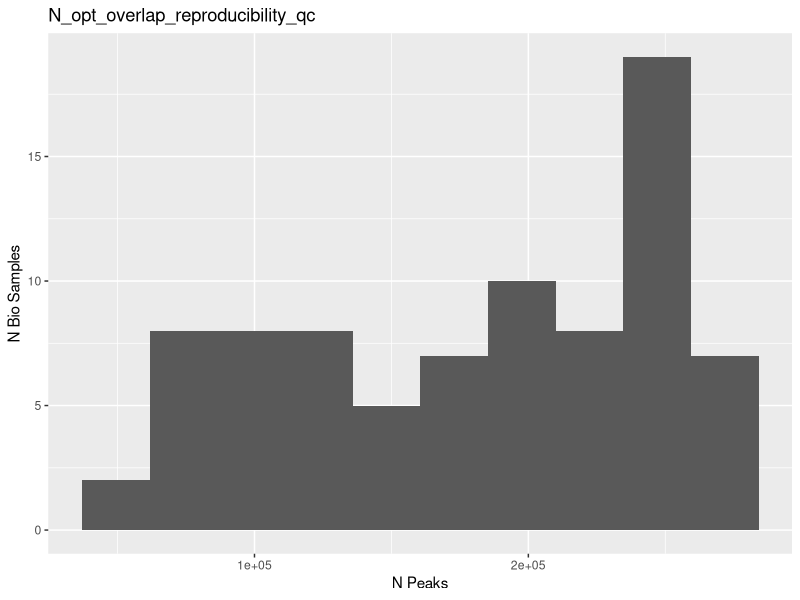
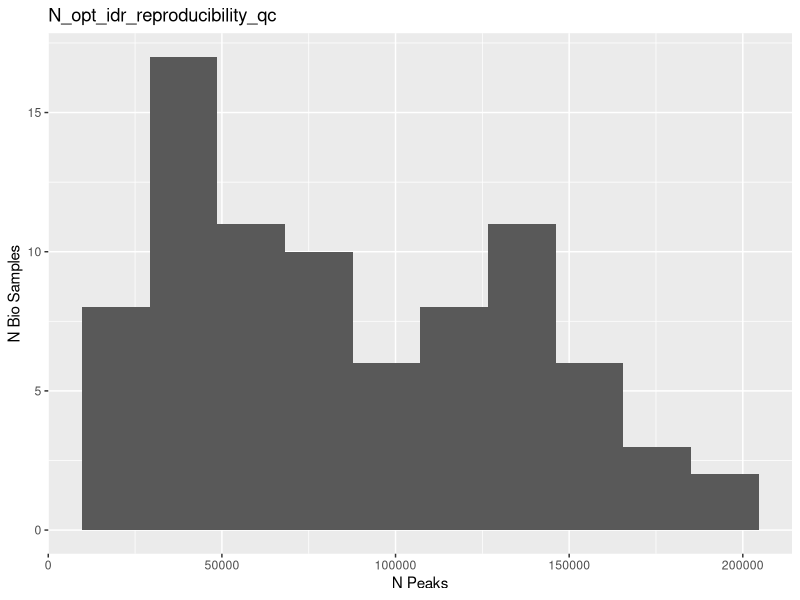
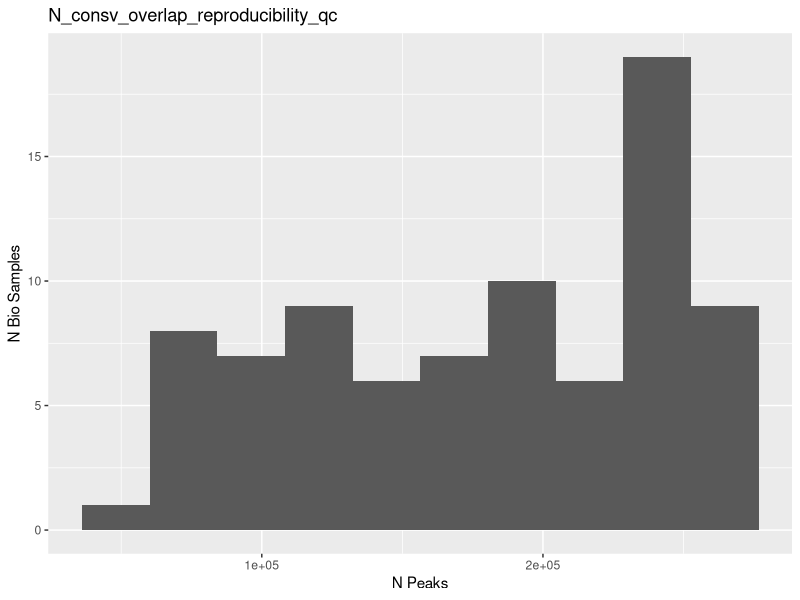
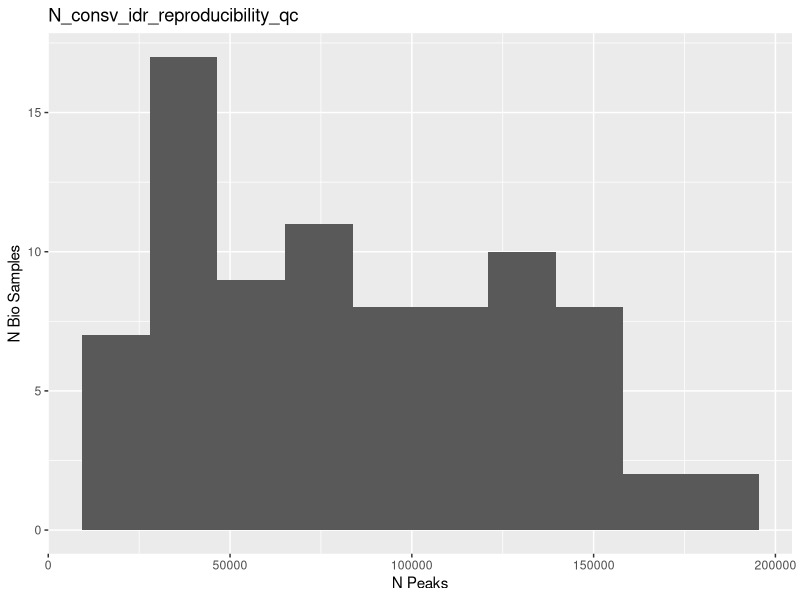
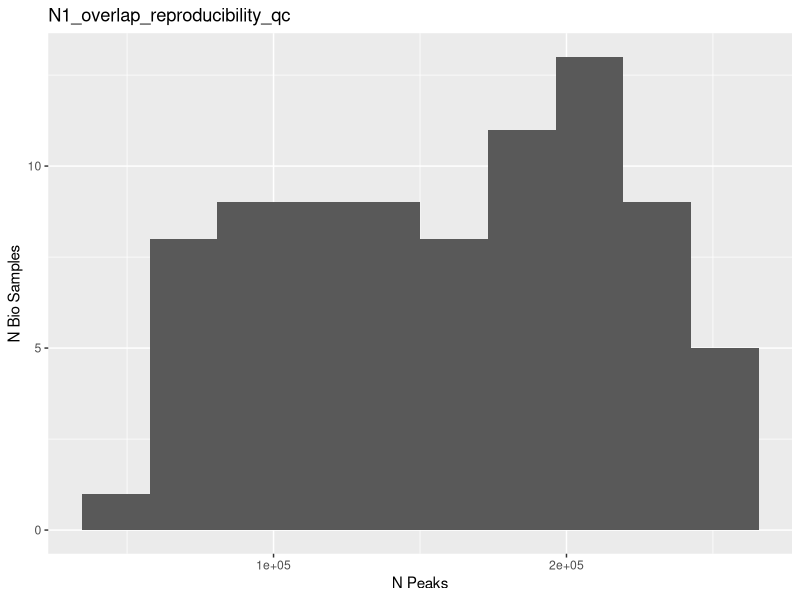
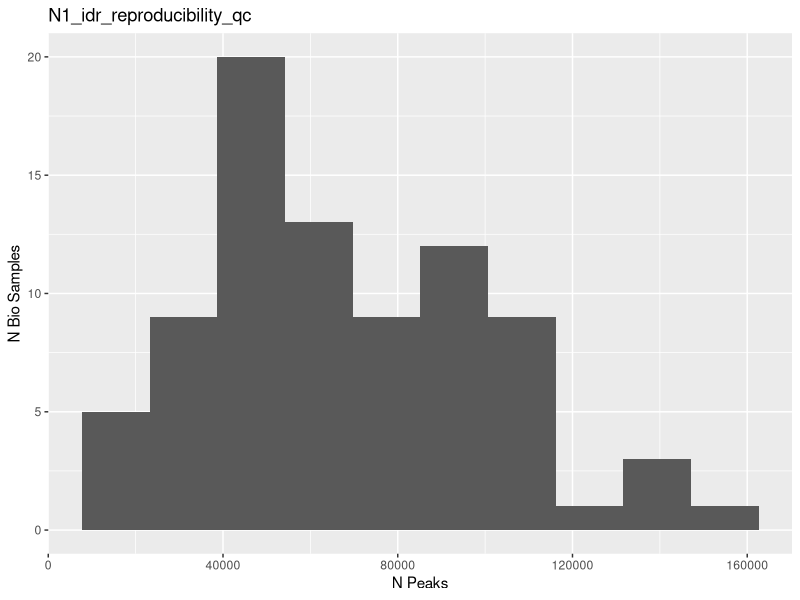

Here is the R script that generated these plots, in order:
rm(list=ls())
library(ggplot2)
data=read.table("report.txt",header=TRUE,sep='\t')

p1=ggplot(data=data,
       aes(x=data$N_opt_overlap_reproducibility_qc))+
  geom_histogram(bins=10)+
  xlab("N Peaks")+
  ylab("N Bio Samples")+
  ggtitle("N_opt_overlap_reproducibility_qc")

p2=ggplot(data=data,
          aes(x=data$N_opt_idr_reproducibility_qc))+
  geom_histogram(bins=10)+
  xlab("N Peaks")+
  ylab("N Bio Samples")+
  ggtitle("N_opt_idr_reproducibility_qc")


p3=ggplot(data=data,
          aes(x=data$N_consv_overlap_reproducibility_qc))+
  geom_histogram(bins=10)+
  xlab("N Peaks")+
  ylab("N Bio Samples")+
  ggtitle("N_consv_overlap_reproducibility_qc")

p4=ggplot(data=data,
          aes(x=data$N_consv_idr_reproducibility_qc))+
  geom_histogram(bins=10)+
  xlab("N Peaks")+
  ylab("N Bio Samples")+
  ggtitle("N_consv_idr_reproducibility_qc")

p5=ggplot(data=data,
          aes(x=data$N1_overlap_reproducibility_qc))+
  geom_histogram(bins=10)+
  xlab("N Peaks")+
  ylab("N Bio Samples")+
  ggtitle("N1_overlap_reproducibility_qc")

p6=ggplot(data=data,
          aes(x=data$N1_idr_reproducibility_qc))+
  geom_histogram(bins=10)+
  xlab("N Peaks")+
  ylab("N Bio Samples")+
  ggtitle("N1_idr_reproducibility_qc")

